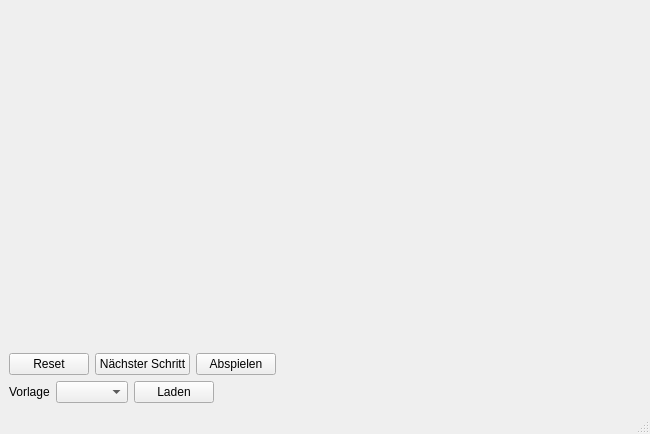
<?xml version="1.0" encoding="UTF-8"?>
<ui version="4.0">
 <class>MainWindow</class>
 <widget class="QMainWindow" name="MainWindow">
  <property name="geometry">
   <rect>
    <x>0</x>
    <y>0</y>
    <width>650</width>
    <height>434</height>
   </rect>
  </property>
  <property name="windowTitle">
   <string>MainWindow</string>
  </property>
  <widget class="QWidget" name="centralwidget">
   <layout class="QVBoxLayout" name="verticalLayout">
    <item>
     <widget class="MyWidget" name="frame" native="true">
      <property name="sizePolicy">
       <sizepolicy hsizetype="Preferred" vsizetype="Expanding">
        <horstretch>0</horstretch>
        <verstretch>0</verstretch>
       </sizepolicy>
      </property>
     </widget>
    </item>
    <item>
     <spacer name="verticalSpacer">
      <property name="orientation">
       <enum>Qt::Vertical</enum>
      </property>
      <property name="sizeType">
       <enum>QSizePolicy::Fixed</enum>
      </property>
      <property name="sizeHint" stdset="0">
       <size>
        <width>20</width>
        <height>10</height>
       </size>
      </property>
     </spacer>
    </item>
    <item>
     <layout class="QHBoxLayout" name="horizontalLayout">
      <item>
       <widget class="QPushButton" name="pushButton_2">
        <property name="text">
         <string>Reset</string>
        </property>
       </widget>
      </item>
      <item>
       <widget class="QPushButton" name="pushButton">
        <property name="text">
         <string>Nächster Schritt</string>
        </property>
       </widget>
      </item>
      <item>
       <widget class="QPushButton" name="pushButton_4">
        <property name="text">
         <string>Abspielen</string>
        </property>
       </widget>
      </item>
      <item>
       <spacer name="horizontalSpacer">
        <property name="orientation">
         <enum>Qt::Horizontal</enum>
        </property>
        <property name="sizeHint" stdset="0">
         <size>
          <width>40</width>
          <height>20</height>
         </size>
        </property>
       </spacer>
      </item>
     </layout>
    </item>
    <item>
     <layout class="QHBoxLayout" name="horizontalLayout_2">
      <item>
       <widget class="QLabel" name="label">
        <property name="text">
         <string>Vorlage</string>
        </property>
       </widget>
      </item>
      <item>
       <widget class="QComboBox" name="comboBox"/>
      </item>
      <item>
       <widget class="QPushButton" name="pushButton_3">
        <property name="text">
         <string>Laden</string>
        </property>
       </widget>
      </item>
      <item>
       <spacer name="horizontalSpacer_2">
        <property name="orientation">
         <enum>Qt::Horizontal</enum>
        </property>
        <property name="sizeHint" stdset="0">
         <size>
          <width>40</width>
          <height>20</height>
         </size>
        </property>
       </spacer>
      </item>
     </layout>
    </item>
   </layout>
  </widget>
  <widget class="QStatusBar" name="statusbar"/>
 </widget>
 <customwidgets>
  <customwidget>
   <class>MyWidget</class>
   <extends>QWidget</extends>
   <header>mywidget.h</header>
   <container>1</container>
  </customwidget>
 </customwidgets>
 <resources/>
 <connections/>
</ui>
